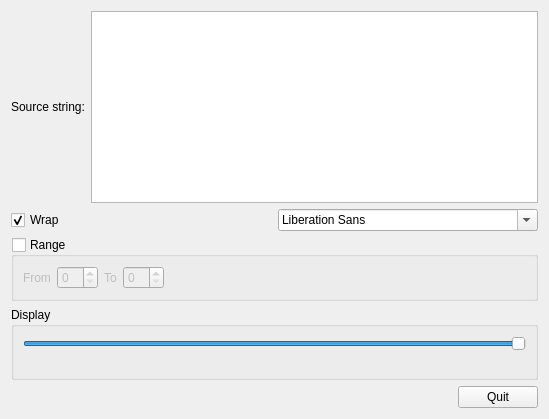
<?xml version="1.0" encoding="UTF-8"?>
<ui version="4.0">
 <class>Controller</class>
 <widget class="QWidget" name="Controller">
  <property name="geometry">
   <rect>
    <x>0</x>
    <y>0</y>
    <width>549</width>
    <height>419</height>
   </rect>
  </property>
  <property name="windowTitle">
   <string>Form</string>
  </property>
  <layout class="QVBoxLayout" name="verticalLayout">
   <item>
    <layout class="QHBoxLayout" name="horizontalLayout">
     <item>
      <widget class="QLabel" name="label">
       <property name="text">
        <string>Source string:</string>
       </property>
      </widget>
     </item>
     <item>
      <widget class="QPlainTextEdit" name="teSourceString"/>
     </item>
    </layout>
   </item>
   <item>
    <layout class="QHBoxLayout" name="horizontalLayout_4">
     <item>
      <widget class="QCheckBox" name="cbWrap">
       <property name="text">
        <string>Wrap</string>
       </property>
       <property name="checked">
        <bool>true</bool>
       </property>
      </widget>
     </item>
     <item>
      <widget class="QFontComboBox" name="fcbFont"/>
     </item>
    </layout>
   </item>
   <item>
    <widget class="QGroupBox" name="gbRange">
     <property name="title">
      <string>Range</string>
     </property>
     <property name="checkable">
      <bool>true</bool>
     </property>
     <property name="checked">
      <bool>false</bool>
     </property>
     <layout class="QHBoxLayout" name="horizontalLayout_3">
      <item>
       <widget class="QLabel" name="label_2">
        <property name="text">
         <string>From</string>
        </property>
       </widget>
      </item>
      <item>
       <widget class="QSpinBox" name="sbFrom"/>
      </item>
      <item>
       <widget class="QLabel" name="label_3">
        <property name="text">
         <string>To</string>
        </property>
       </widget>
      </item>
      <item>
       <widget class="QSpinBox" name="sbTo"/>
      </item>
      <item>
       <spacer name="horizontalSpacer_2">
        <property name="orientation">
         <enum>Qt::Horizontal</enum>
        </property>
        <property name="sizeHint" stdset="0">
         <size>
          <width>40</width>
          <height>20</height>
         </size>
        </property>
       </spacer>
      </item>
     </layout>
    </widget>
   </item>
   <item>
    <widget class="QGroupBox" name="groupBox">
     <property name="title">
      <string>Display</string>
     </property>
     <layout class="QGridLayout" name="gridLayout">
      <item row="1" column="0">
       <widget class="View" name="view" native="true">
        <property name="sizePolicy">
         <sizepolicy hsizetype="Preferred" vsizetype="Minimum">
          <horstretch>0</horstretch>
          <verstretch>0</verstretch>
         </sizepolicy>
        </property>
       </widget>
      </item>
      <item row="0" column="0">
       <widget class="QSlider" name="hsLineWidth">
        <property name="minimum">
         <number>1</number>
        </property>
        <property name="maximum">
         <number>100</number>
        </property>
        <property name="value">
         <number>100</number>
        </property>
        <property name="orientation">
         <enum>Qt::Horizontal</enum>
        </property>
       </widget>
      </item>
      <item row="2" column="0">
       <widget class="GlyphRunInspector" name="inspector" native="true">
        <property name="sizePolicy">
         <sizepolicy hsizetype="Preferred" vsizetype="Expanding">
          <horstretch>0</horstretch>
          <verstretch>0</verstretch>
         </sizepolicy>
        </property>
       </widget>
      </item>
     </layout>
    </widget>
   </item>
   <item>
    <layout class="QHBoxLayout" name="horizontalLayout_2">
     <item>
      <spacer name="horizontalSpacer">
       <property name="orientation">
        <enum>Qt::Horizontal</enum>
       </property>
       <property name="sizeHint" stdset="0">
        <size>
         <width>40</width>
         <height>20</height>
        </size>
       </property>
      </spacer>
     </item>
     <item>
      <widget class="QPushButton" name="pbQuit">
       <property name="text">
        <string>Quit</string>
       </property>
      </widget>
     </item>
    </layout>
   </item>
  </layout>
 </widget>
 <customwidgets>
  <customwidget>
   <class>View</class>
   <extends>QWidget</extends>
   <header>view.h</header>
   <container>1</container>
  </customwidget>
  <customwidget>
   <class>GlyphRunInspector</class>
   <extends>QWidget</extends>
   <header>glyphruninspector.h</header>
   <container>1</container>
  </customwidget>
 </customwidgets>
 <resources/>
 <connections>
  <connection>
   <sender>pbQuit</sender>
   <signal>clicked()</signal>
   <receiver>Controller</receiver>
   <slot>close()</slot>
   <hints>
    <hint type="sourcelabel">
     <x>517</x>
     <y>398</y>
    </hint>
    <hint type="destinationlabel">
     <x>35</x>
     <y>-16</y>
    </hint>
   </hints>
  </connection>
 </connections>
</ui>
